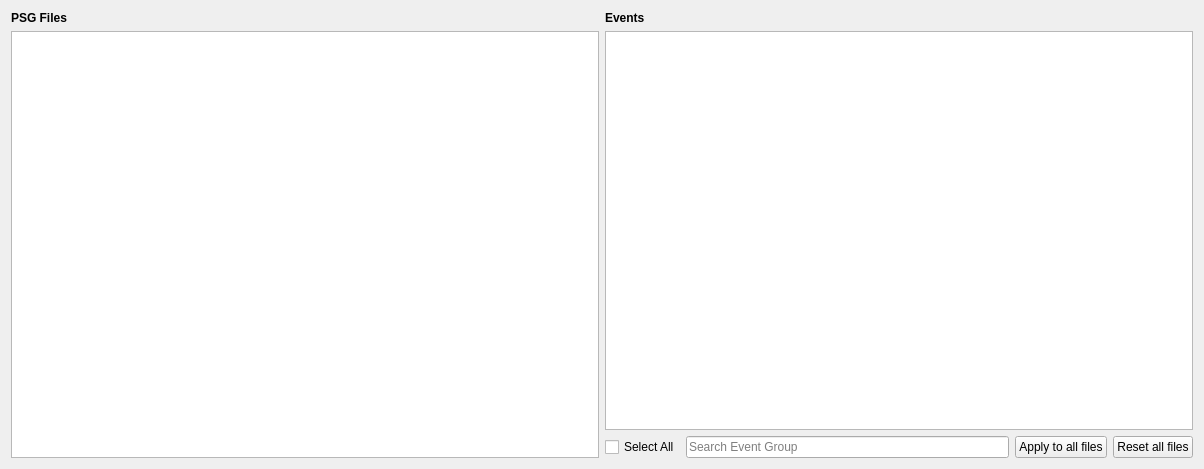
<ui version="4.0">
 <class>StadeSelection</class>
 <widget class="QWidget" name="StadeSelection">
  <property name="geometry">
   <rect>
    <x>0</x>
    <y>0</y>
    <width>1204</width>
    <height>469</height>
   </rect>
  </property>
  <property name="windowTitle">
   <string>Form</string>
  </property>
  <layout class="QHBoxLayout" name="horizontalLayout_2">
   <item>
    <layout class="QVBoxLayout" name="verticalLayout">
     <item>
      <widget class="QLabel" name="label">
       <property name="font">
        <font>
         <weight>75</weight>
         <bold>true</bold>
        </font>
       </property>
       <property name="text">
        <string>PSG Files</string>
       </property>
      </widget>
     </item>
     <item>
      <widget class="QListView" name="file_listview" />
     </item>
    </layout>
   </item>
   <item>
    <layout class="QVBoxLayout" name="verticalLayout_2">
     <item>
      <widget class="QLabel" name="label_2">
       <property name="font">
        <font>
         <weight>75</weight>
         <bold>true</bold>
        </font>
       </property>
       <property name="text">
        <string>Events</string>
       </property>
      </widget>
     </item>
     <item>
      <widget class="QListView" name="event_treeview">
       <property name="editTriggers">
        <set>QAbstractItemView::NoEditTriggers</set>
       </property>
       <property name="selectionMode">
        <enum>QAbstractItemView::NoSelection</enum>
       </property>
       <property name="selectionBehavior">
        <enum>QAbstractItemView::SelectItems</enum>
       </property>
      </widget>
     </item>
     <item>
      <layout class="QHBoxLayout" name="horizontalLayout">
       <item>
        <widget class="QCheckBox" name="select_all_checkBox">
         <property name="text">
          <string>Select All</string>
         </property>
        </widget>
       </item>
       <item>
        <widget class="QLineEdit" name="search_lineEdit">
         <property name="text">
          <string />
         </property>
         <property name="placeholderText">
          <string>Search Event Group</string>
         </property>
        </widget>
       </item>
       <item>
        <widget class="QPushButton" name="apply_all_pushButton">
         <property name="text">
          <string>Apply to all files</string>
         </property>
        </widget>
       </item>
       <item>
        <widget class="QPushButton" name="reset_all_files_pushButton">
         <property name="text">
          <string>Reset all files</string>
         </property>
        </widget>
       </item>
      </layout>
     </item>
    </layout>
   </item>
  </layout>
 <property name="styleSheet"><string>font: 12pt "Roboto";</string></property></widget>
 <resources><include location="../../../../../snooz-toolbox/src/main/python/ui/themes/themes.qrc" /></resources>
 <connections>
  <connection>
   <sender>file_listview</sender>
   <signal>clicked(QModelIndex)</signal>
   <receiver>StadeSelection</receiver>
   <slot>on_file_selected()</slot>
   <hints>
    <hint type="sourcelabel">
     <x>109</x>
     <y>177</y>
    </hint>
    <hint type="destinationlabel">
     <x>213</x>
     <y>177</y>
    </hint>
   </hints>
  </connection>
  <connection>
   <sender>apply_all_pushButton</sender>
   <signal>clicked()</signal>
   <receiver>StadeSelection</receiver>
   <slot>on_apply_to_all_files()</slot>
   <hints>
    <hint type="sourcelabel">
     <x>411</x>
     <y>280</y>
    </hint>
    <hint type="destinationlabel">
     <x>240</x>
     <y>164</y>
    </hint>
   </hints>
  </connection>
  <connection>
   <sender>select_all_checkBox</sender>
   <signal>stateChanged(int)</signal>
   <receiver>StadeSelection</receiver>
   <slot>on_select_all_groups()</slot>
   <hints>
    <hint type="sourcelabel">
     <x>287</x>
     <y>280</y>
    </hint>
    <hint type="destinationlabel">
     <x>240</x>
     <y>164</y>
    </hint>
   </hints>
  </connection>
  <connection>
   <sender>reset_all_files_pushButton</sender>
   <signal>clicked()</signal>
   <receiver>StadeSelection</receiver>
   <slot>on_reset_all_files()</slot>
   <hints>
    <hint type="sourcelabel">
     <x>541</x>
     <y>404</y>
    </hint>
    <hint type="destinationlabel">
     <x>298</x>
     <y>226</y>
    </hint>
   </hints>
  </connection>
  <connection>
   <sender>search_lineEdit</sender>
   <signal>textEdited(QString)</signal>
   <receiver>StadeSelection</receiver>
   <slot>search_pattern_slot()</slot>
   <hints>
    <hint type="sourcelabel">
     <x>833</x>
     <y>416</y>
    </hint>
    <hint type="destinationlabel">
     <x>601</x>
     <y>234</y>
    </hint>
   </hints>
  </connection>
 </connections>
 <slots>
  <slot>on_file_selected()</slot>
  <slot>on_event_selected()</slot>
  <slot>on_select_all_groups()</slot>
  <slot>on_apply_to_all_files()</slot>
  <slot>on_reset_all_files()</slot>
  <slot>search_pattern_slot()</slot>
 </slots>
</ui>
